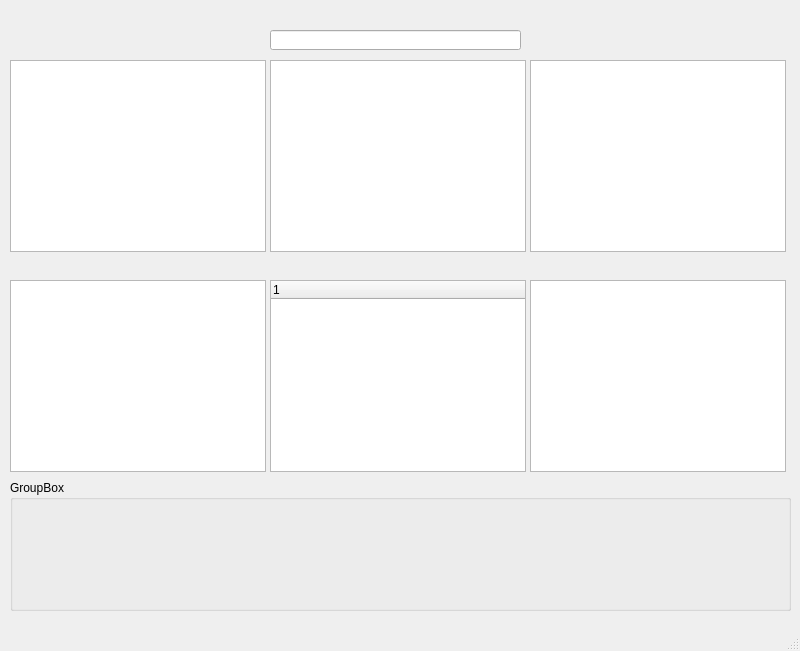
<?xml version="1.0" encoding="UTF-8"?>
<ui version="4.0">
 <class>MainWindow</class>
 <widget class="QMainWindow" name="MainWindow">
  <property name="geometry">
   <rect>
    <x>0</x>
    <y>0</y>
    <width>800</width>
    <height>651</height>
   </rect>
  </property>
  <property name="windowTitle">
   <string>MainWindow</string>
  </property>
  <widget class="QWidget" name="centralwidget">
   <widget class="QListView" name="listView">
    <property name="geometry">
     <rect>
      <x>10</x>
      <y>60</y>
      <width>256</width>
      <height>192</height>
     </rect>
    </property>
   </widget>
   <widget class="QTreeView" name="treeView">
    <property name="geometry">
     <rect>
      <x>270</x>
      <y>60</y>
      <width>256</width>
      <height>192</height>
     </rect>
    </property>
    <property name="sortingEnabled">
     <bool>false</bool>
    </property>
   </widget>
   <widget class="QListWidget" name="listWidget">
    <property name="geometry">
     <rect>
      <x>10</x>
      <y>280</y>
      <width>256</width>
      <height>192</height>
     </rect>
    </property>
   </widget>
   <widget class="QTreeWidget" name="treeWidget">
    <property name="geometry">
     <rect>
      <x>270</x>
      <y>280</y>
      <width>256</width>
      <height>192</height>
     </rect>
    </property>
    <column>
     <property name="text">
      <string notr="true">1</string>
     </property>
    </column>
   </widget>
   <widget class="QTableView" name="tableView">
    <property name="geometry">
     <rect>
      <x>530</x>
      <y>60</y>
      <width>256</width>
      <height>192</height>
     </rect>
    </property>
   </widget>
   <widget class="QTableWidget" name="tableWidget">
    <property name="geometry">
     <rect>
      <x>530</x>
      <y>280</y>
      <width>256</width>
      <height>192</height>
     </rect>
    </property>
   </widget>
   <widget class="QLineEdit" name="lineEdit">
    <property name="geometry">
     <rect>
      <x>270</x>
      <y>30</y>
      <width>251</width>
      <height>20</height>
     </rect>
    </property>
   </widget>
   <widget class="QGroupBox" name="groupBox">
    <property name="geometry">
     <rect>
      <x>10</x>
      <y>480</y>
      <width>781</width>
      <height>131</height>
     </rect>
    </property>
    <property name="title">
     <string>GroupBox</string>
    </property>
    <layout class="QVBoxLayout" name="verticalLayout_2">
     <item>
      <layout class="QVBoxLayout" name="verticalLayout"/>
     </item>
     <item>
      <spacer name="verticalSpacer">
       <property name="orientation">
        <enum>Qt::Vertical</enum>
       </property>
       <property name="sizeHint" stdset="0">
        <size>
         <width>20</width>
         <height>40</height>
        </size>
       </property>
      </spacer>
     </item>
    </layout>
   </widget>
  </widget>
  <widget class="QMenuBar" name="menubar">
   <property name="geometry">
    <rect>
     <x>0</x>
     <y>0</y>
     <width>800</width>
     <height>23</height>
    </rect>
   </property>
  </widget>
  <widget class="QStatusBar" name="statusbar"/>
 </widget>
 <resources/>
 <connections/>
</ui>
